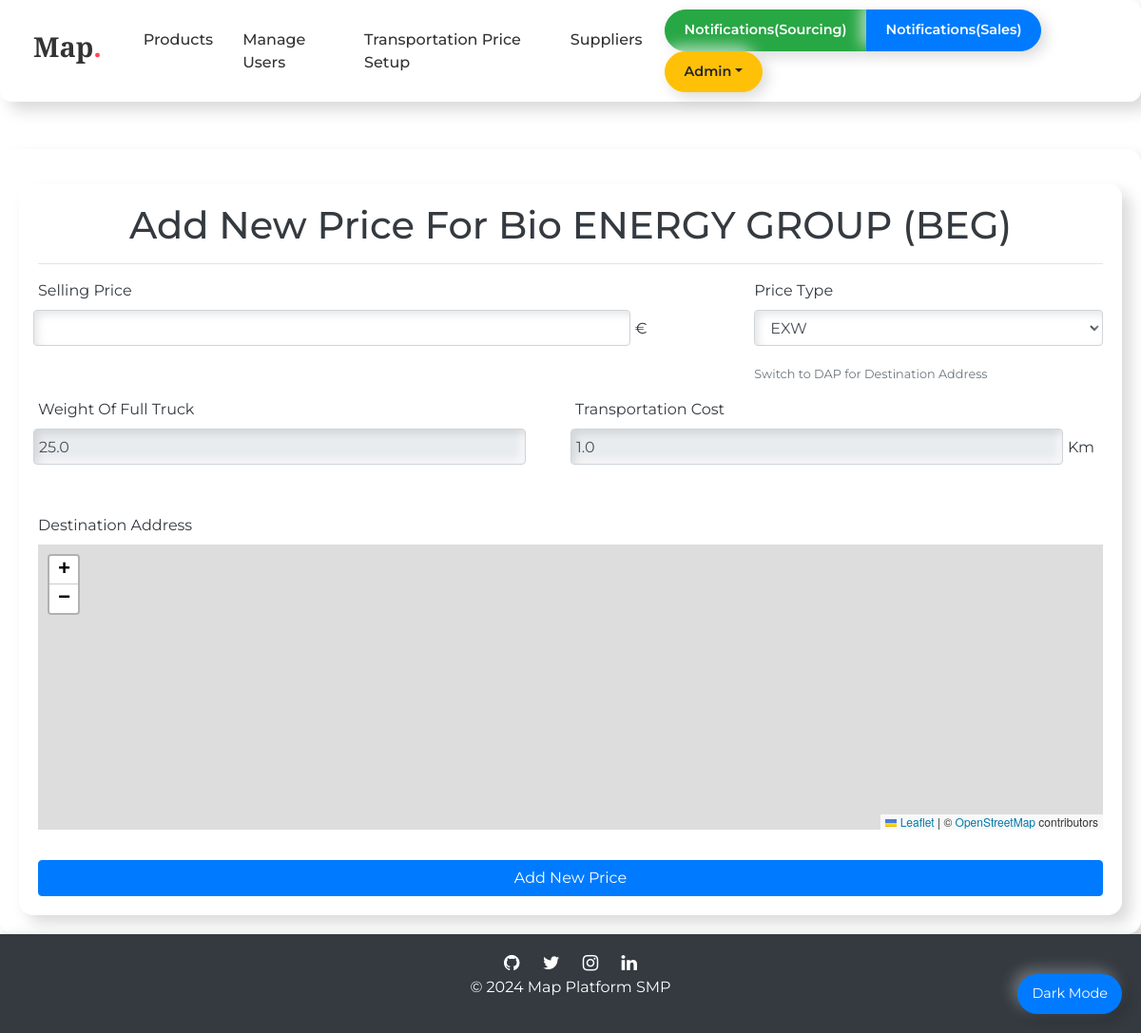
Page /suppliers/create/526/price/ (signed in) on the committed database.
### accounts/models.py (models this page shows, shortened)
class User(AbstractBaseUser, PermissionsMixin):
    email = models.EmailField(max_length=255, unique=True)
    username = models.CharField(max_length=25, unique=True)
    is_active = models.BooleanField(default=True)
    is_staff = models.BooleanField(default=False)
    team = models.CharField(choices=(
        ('sourcing', 'Sourcing'),
        ('sales', 'Sales'),
    ), default='sourcing', max_length=10)
    objects = UserManager()
    countries = models.ManyToManyField(Countries, related_name='users')
    USERNAME_FIELD = 'username'

### suppliers/models.py (models this page shows, shortened)
class Suppliers(models.Model):
    product = models.ForeignKey(Product, on_delete=models.CASCADE)
    added_by = models.ForeignKey(User, on_delete=models.SET_NULL, null=True, blank=True)
    region = models.ForeignKey(Regions, on_delete=models.SET_NULL, null=True, blank=True)
    identifier = models.CharField(max_length=50, null=True, blank=True)
    format = models.CharField(max_length=5000, null=True, blank=True)
    comments = models.TextField(null=True, blank=True)
    company_name = models.CharField(max_length=1000, null=True, blank=True)
    contact_name = models.CharField(max_length=1000, null=True, blank=True)
    landline = models.CharField(max_length=1000, null=True, blank=True)
    mobile = models.CharField(max_length=15, null=True, blank=True)
    email = models.EmailField(max_length=1000, null=True, blank=True)
    departure_address_lat = models.FloatField(null=True, blank=True)
    departure_address_lng = models.FloatField(null=True, blank=True)
    destination_address_lat = models.FloatField(null=True, blank=True)
    destination_address_lng = models.FloatField(null=True, blank=True)
    margin = models.FloatField(null=True, blank=True)
    weight_of_full_truck = models.FloatField(null=True, blank=True)
    price = models.FloatField(null=True, blank=True)
    price_exwb = models.FloatField(null=True, blank=True)
    price_exws = models.FloatField(null=True, blank=True)

### countries/models.py (models this page shows, shortened)
class Regions(models.Model):
    country = models.ForeignKey(Countries, on_delete=models.CASCADE, related_name='regions')
    name = models.CharField(max_length=1000)
    price = models.FloatField(default=1)  # PER KM
    coefficient_price = models.FloatField(default=1.1)  # PER KM
    coefficient_distance = models.FloatField(default=100)  # PER KM
    center_lat = models.FloatField(default=0)
    center_lng = models.FloatField(default=0)

### suppliers/views.py (the view, shortened to what this page needs)
# urls.py: path('create/<int:pk>/price/', views.SuppliereNewPriceCreateView.as_view(), name='add_price_by_sourcing'),
class SuppliereNewPriceCreateView(View):
    def get(self, request, pk):
        if not request.user.is_authenticated:
            print("Not Logged In")
            return redirect("accounts:login")
        supplier = Suppliers.objects.get(id=pk)
        return render(request, "suppliers/source/price.html", {
            "supplier": supplier
        })

### templates/suppliers/source/price.html (shortened to what this page needs)
{% extends 'base.html' %}
{% block css %}
  <link rel="stylesheet" href="https://unpkg.com/leaflet@1.9.4/dist/leaflet.css"
/>
  <link rel="stylesheet" href="https://unpkg.com/leaflet-control-geocoder/dist/Control.Geocoder.css" />
{% endblock css %}
{% block body %}
<div class="container mt-3">
    <form action="" method="post" id='supplier_new_price_form'>{% csrf_token %}
        <h1 class="text-center">Add New Price For {{supplier.company_name}}</h1><hr>
        <div class="form-row">
            <div class="form-group col-md-8">
              <div class="form-row row">
              <label for="input_price" class="col-12">Selling Price</label>
                <input type="number" class="form-control col-10" name="price" id="input_price" placeholder="" step="0.01" required><span class="col-2 mt-2 text-bold text-lg">€</span>
              </div>
            </div>
            <div class="form-group col-md-4">
              <label for="input_price_type">Price Type</label>
              <select id="input_price_type" name="price_type" class="form-control">
                <option value="EXW" selected>EXW</option>
              </select>
              <small id="passwordHelpBlock" class="form-text text-muted">Switch to DAP for Destination Address</small>
            </div>
            <div class="form-group col-md-6">
              <div class="form-row row">
              <label for="input_weight_of_full_truck" class="col-12">Weight Of Full Truck</label>
                <input type="number" class="form-control col-11" name="weight_of_full_truck" id="input_weight_of_full_truck" placeholder="" disabled step="0.01" value="{{supplier.weight_of_full_truck}}"><span class="col-1 mt-2 default_unit_text"></span>
              </div>
            </div>
            <div class="form-group col-md-6">
              <div class="form-row row">
              <label for="input_transportational_cost" class="col-12">Transportation Cost</label>
                <input type="text" class="form-control col-11" name="transportational_cost" id="input_transportational_cost" placeholder="" disabled value="{{supplier.region.price}}"><span class="col-1 mt-2">Km</span>
              </div>
            </div>
          </div>
          <div class="form-row">
            <div class="form-group col-md-12" id="div_destination_address">
              <label for="input_destination_address">Destination Address</label>
              <div id="map2"></div>
            </div>
          </div>
          <div class="form-row">
          <div class="col-12"> <button type="submit" class="btn btn-primary col-12">Add New Price</button></div>
        </div>
    </form>
</div>
{% endblock body %}

### templates/base.html (shortened to what this page needs)
<!DOCTYPE html>
<html lang="en">
  {% load static %}
  <head>
    <link rel="stylesheet" href="https://cdn.jsdelivr.net/npm/bootstrap@4.5.3/dist/css/bootstrap.min.css">
    <link rel="stylesheet" href="https://cdnjs.cloudflare.com/ajax/libs/font-awesome/4.7.0/css/font-awesome.min.css">
    <link rel="stylesheet" href="https://cdnjs.cloudflare.com/ajax/libs/jsoneditor/9.10.0/jsoneditor.min.css" />
    {% block css %}{% endblock css %}
  </head>
  <body>
    <nav class="navbar navbar-expand-lg">
      <div class="container-fluid">
        <a class="navbar-brand" href="/"><h3>Map<span>.</span></h3></a>
        <div class="collapse navbar-collapse" id="navbarSupportedContent">
          <ul class="navbar-nav ml-auto">
            {% if request.user.is_superuser %}
            <li class="nav-item">
              <a class="nav-link" href="{% url 'products:list' %}">Products</a>
            </li>
            <li class="nav-item">
              <a class="nav-link" href="{% url 'accounts:list' %}">Manage Users</a>
            </li>
            <li class="nav-item">
              <a class="nav-link" href="{% url 'countries:transportation_setup' %}">Transportation Price Setup</a>
            </li>
            {% endif %}
            <li class="nav-item">
              <a class="nav-link" href="{% url 'suppliers:list' %}">Suppliers</a>
            </li>
          </ul>
          <div class="form-inline my-2 my-lg-0">
            <div class="btn-group mr-2">
              {% if request.user.is_superuser %}
              <a class="btn btn-success btn-custom" href="{% url 'notifications:source_list' %}">Notifications(Sourcing)</a>
              <a class="btn btn-primary btn-custom" href="{% url 'notifications:sales_list' %}">Notifications(Sales)</a>
              {% elif request.user.team == 'sourcing' %}
              <a class="btn btn-success btn-custom" href="{% url 'notifications:source_list' %}">Notifications(Source)</a>
              {% elif request.user.team == 'sales' %}
              <a class="btn btn-primary btn-custom" href="{% url 'notifications:sales_list' %}">Notifications(Sales)</a>
              {% endif %}
            </div>
            <div class="btn-group">
              <button type="button" class="btn btn-warning btn-custom dropdown-toggle" data-toggle="dropdown">{{ request.user.username.title }}</button>
            </div>
          </div>
        </div>
      </div>
    </nav>
    <div class="container">
      {% block body %}
      {% endblock body %}
    </div>
    <footer>
      <div class="footer-icons">
        <a href="https://github.com" class="fa fa-github"></a>
        <a href="https://twitter.com" class="fa fa-twitter"></a>
        <a href="https://instagram.com" class="fa fa-instagram"></a>
        <a href="https://linkedin.com" class="fa fa-linkedin"></a>
      </div>
      <p>&copy; 2024 Map Platform SMP</p>
    </footer>
    <div class="dark-mode-toggle" onclick="toggleDarkMode()">Dark Mode</div>
  </body>
</html>

### templates/suppliers/source/price.html (style rules this page uses)
#map1, #map2 { height: 300px; }

### templates/base.html (style rules this page uses)
html, body { height: 100%; display: flex; flex-direction: column; }
body { background: url('https://source.unsplash.com/1600x900/?abstract') no-repeat center center fixed; background-size: cover; font-family: 'Montserrat', sans-serif; color: #343a40; background-blend-mode: overlay; background-color: rgba(255, 255, 255, 0.85); }
.navbar { background-color: #ffffff; box-shadow: 9px 9px 16px rgba(0, 0, 0, 0.15), -9px -9px 16px rgba(255, 255, 255, 0.7); padding: 10px 20px; border-radius: 12px; transition: background-color 0.5s ease; }
.navbar-brand h3 { font-weight: bold; font-size: 1.8rem; color: #333333; margin-right: 20px; font-family: 'Playfair Display', serif; }
.navbar-brand span { color: #ff4757; }
.nav-link { color: #333333; font-size: 1rem; font-weight: 500; margin-right: 15px; transition: color 0.3s ease; }
.btn-custom { border-radius: 50px; padding: 10px 20px; font-size: 0.9rem; font-weight: 600; transition: all 0.3s ease; box-shadow: 5px 5px 15px rgba(0, 0, 0, 0.15), -5px -5px 15px rgba(255, 255, 255, 0.7); }
input, select, textarea { border-radius: 10px; border: none; padding: 15px; width: 100%; margin-bottom: 20px; box-shadow: inset 4px 4px 8px rgba(0, 0, 0, 0.1), inset -4px -4px 8px rgba(255, 255, 255, 0.7); background-color: #e0e0e0; transition: box-shadow 0.3s ease; }
.container { margin-top: 50px; max-width: 100%; padding: 20px; background-color: rgba(255, 255, 255, 0.95); border-radius: 15px; box-shadow: 9px 9px 16px rgba(0, 0, 0, 0.15), -9px -9px 16px rgba(255, 255, 255, 0.7); flex: 1; }
footer { background-color: #343a40; color: #fff; padding: 20px; text-align: center; width: 100%; margin-top: auto; box-shadow: 5px 5px 15px rgba(0, 0, 0, 0.2), -5px -5px 15px rgba(255, 255, 255, 0.3); }
.footer-icons a { color: #fff; margin: 0 10px; font-size: 1.2rem; transition: color 0.3s ease; }
.dark-mode-toggle { position: fixed; bottom: 20px; right: 20px; background-color: #007bff; color: white; padding: 10px 15px; border-radius: 50px; font-size: 0.9rem; cursor: pointer; transition: all 0.3s ease; box-shadow: 5px 5px 15px rgba(0, 0, 0, 0.2), -5px -5px 15px rgba(255, 255, 255, 0.3); }

### rows in the picture
User: user.username "Admin"
Suppliers: company_name "Bio ENERGY GROUP (BEG)", weight_of_full_truck "25.0", transportational_cost "1.0"
